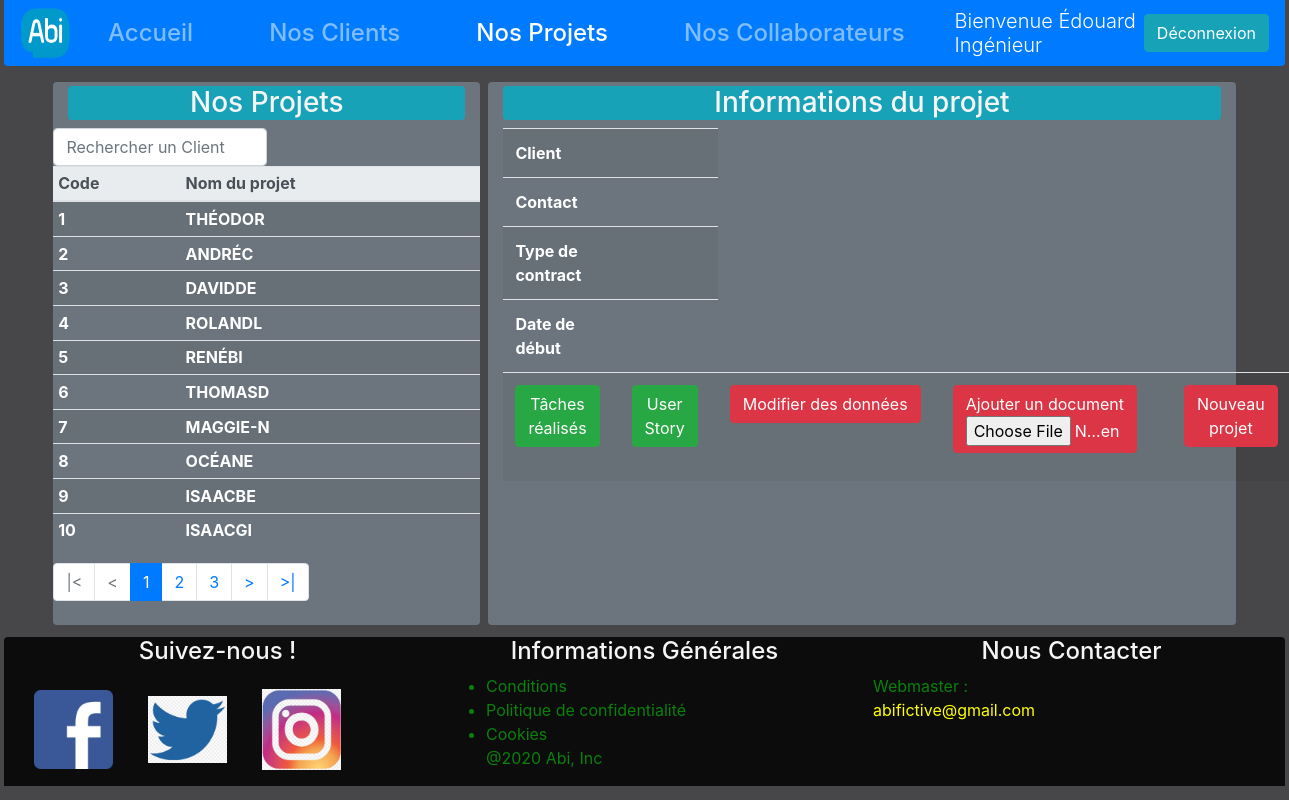
The page /projects (signed in) on the database its author committed.
### tables this page shows
CREATE TABLE `project` (
  `id` int(11) NOT NULL,
  `shortname` varchar(10) DEFAULT NULL,
  `fullname` varchar(70) NOT NULL,
  `type` varchar(45) DEFAULT NULL,
  `started` datetime NOT NULL,
  `customer_id` int(11) DEFAULT NULL
);

### src/Controller/Controller.php (called while the page is built, shortened)
<?php
abstract class Controller
{
    public static function projectsController()
    {
        $projectRepository = new ProjectRepository();
        $arraysult = $projectRepository->paginate('shortname');
        if(isset($_GET['search'])) {
            $projects = $projectRepository->searching($_GET['search'],["id"=>"ASC"],$arraysult[0], $arraysult[1],'shortname');
        }
        else {
            $projects = $projectRepository->findBy([],["id"=>"ASC"],$arraysult[0], $arraysult[1]);
        }
        $currentPage = $arraysult[2];
        $pages = $arraysult[3];
        include '../templates/projects.php';
    }
}

### public/index.php (called while the page is built, shortened)
<?php
$uri = $_SERVER["REQUEST_URI"];
$uri = substr($uri, 1);
$uri = $uri . "Controller";
if($uri ==="Controller"){
    Controller::homeController();
} else if (method_exists('App\Controller\Controller', $uri)) {
    Controller::$uri();
} else {
    Controller::error404Controller();
}

### src/Repository/Repository.php (called while the page is built, shortened)
<?php
abstract class Repository {
    protected PDO $pdo;
    private string $table;
    private string $classname;
    public function __construct(string $classname)
    {
        $this->pdo = new PDO (DbConfig::DSN, DbConfig::USERNAME, DbConfig::PASSWORD);
        $this->classname = $classname;
        $this->table = strtolower($classname);
    }
    public function findBy(array $criteria, array $orderBy = null, int $limit = null, int $offset = null)
    {
        $params = array_values($criteria);
        if (!empty($criteria)) {
            $criteria = " WHERE " . join(" AND ", array_map(fn($key) => "$key = ?", array_keys($criteria)));
        } else {
            $criteria = null;
        }
        if ($orderBy) $orderBy = " ORDER BY " . join(", ", array_map(fn($key, $value) => "$key $value", array_keys($orderBy), array_values($orderBy)));
        if ($limit) $limit = " LIMIT $limit";
        $sql = "SELECT * FROM $this->table $criteria $orderBy $limit $offset";
        $query = $this->pdo->prepare($sql);
        $query->execute($params);
        return $query->fetchAll(PDO::FETCH_CLASS, "App\Entity\\$this->classname");
    }
    public function paginate($column) {
        if(isset($_GET['page']) && !empty($_GET['page'])){
            $currentPage = (int) strip_tags($_GET['page']);
          }else{
            $currentPage = 1;
          }
          if(isset($_GET['search']) && !empty($_GET['search'])){
            $search = "WHERE $column LIKE '{$_GET['search']}%'";
          }else{
            $search = null;
          }
        $sql = "SELECT COUNT(*) AS nb_rows FROM $this->table $search";
        $query = $this->pdo->prepare($sql);
        $query->execute();
        $result = $query->fetch();
        $nbRows = $result['nb_rows'];
        $nbPerPage = 10;
        $pages = ceil($nbRows/$nbPerPage);
        $first = ($currentPage * $nbPerPage) - $nbPerPage;
        if ($first<1) {
            $first = null;
        }
        return [$nbPerPage, $first, $currentPage, $pages];
    }
}

### src/Entity/Project.php (called while the page is built, shortened)
<?php
class Project
{
    private int $id;
    private string $shortname;
    public function getId()
    {
        return $this->id;
    }
    public function getShortname()
    {
        return $this->shortname;
    }
}

### templates/projects.php (the view, shortened to what this page needs)
<?php
require_once 'skeleton/header.php' ?>
<div class="d-flex flex-column">
    <div class="justify-content-center row my-1 mb-2 mx-1 ">
        <div class="bg-secondary col-md-4 col-12 rounded my-1 mx-1 ">
            <h3 class="bg-info mt-1 rounded text-center ">
                Nos Projets
            </h3>
        <form action="#" method="GET" id="search_projects">
          <div class="row mt-2 mb-2">
            <div class="col-md-6">
              <div class="row">
                <input class="form-control" type="text" placeholder="Rechercher un Client" name ="search" autofocus>
              </div>
            </div>
        </form>
                <table id="table" class="table bg-secondary table-sm table-striped table-hover">
                    <thead class="thead-light">
                        <tr>
                            <th>Code</th>
                            <th>Nom du projet</th>
                        </tr>
                    </thead>
                    <tbody role="button" class="text-white" onclick="">
                        <?php foreach ($projects as $project) : ?>
                            <tr onclick="select_project(<?= $project->getId() ?>)">
                                <th> <?= $project->getId() ?> </th>
                                <th> <?= str_replace("é", "É", $project->getShortname()) ?> </th>
                            </tr>
                        <?php endforeach ?>
                    </tbody>
                </table>
                <nav class=>
      <ul class="pagination justify-content-center">
 <li class="page-item <?= ($currentPage == 1) ? "disabled" : "" ?>">
            <a href="/projects?page=<?= 1 . "&search" . $_GET['search'] ?>" class="page-link"> |< </a>
          </li>
        <li class="page-item <?= ($currentPage == 1) ? "disabled" : "" ?>">
          <a href="/projects?page=<?= ($currentPage - 1) . "&search=" . $_GET['search'] ?>" class="page-link"> < </a>
         </li>
        <?php for ($page = ($currentPage-2);$page < $currentPage+3; $page++) : ?>
          <?php if ($page>0 && $page <= $pages) : ?>
        <li class="page-item <?= ($currentPage == $page) ? "active" : "" ?>">
          <a href="/projects?page=<?= $page . "&search=" . $_GET['search'] ?>" class="page-link"><?= $page ?></a>
        </li>
        <?php endif ?>
      <?php endfor ?>
      <li class="page-item <?= ($currentPage == $pages) ? "disabled" : "" ?>">
        <a href="/projects?page=<?= ($currentPage + 1) . "&search=" . $_GET['search'] ?>" class="page-link"> > </a>
        <li class="page-item <?= ($currentPage == $pages) ? "disabled" : "" ?>">
          <a href="/projects?page=<?= $pages . "&search" . $_GET['search'] ?>" class="page-link"> >| </a>
      </li>
      </ul>
    </nav>
            </div>
        </div>
        <div class="bg-secondary col-md-7 col-12 rounded my-1 mx-1">
            <h3 class="bg-info mt-1 rounded text-center " id="projectName">
                Informations du projet
            </h3>
            <div class="mt-8">
                <table class="table text-white table-striped table">
                    <tbody>
                        <tr>
                            <td scope="row"><strong>Client</strong></td>
                            <td id="projectClient"></td>
                        </tr>
                        <tr>
                            <td scope="row"><strong>Contact</strong></td>
                            <td id="projectContact"></td>
                        </tr>
                        <tr>
                            <td scope="row"><strong>Type de contract</strong></td>
                            <td id="projectContract"></td>
                        </tr>
                        <tr>
                            <td scope="row"><strong>Date de début</strong></td>
                            <td id="projectStart"></td>
                        </tr>
                        <tr>
                            <td>
                                <div class="btn-group-toggle text-center" data-toggle="buttons">
                                    <a href="/projects">
                                        <button type="button" class="btn btn-success mr-2" data-toggle="button" aria-pressed="false">Tâches réalisés</button>
                                    </a>
                                </div>
                            </td>
                            <td>
                                <div class="btn-group-toggle text-center" data-toggle="buttons">
                                    <a href="/projects">
                                        <button type="button" class="btn btn-success mr-2" data-toggle="button" aria-pressed="false"> User Story</button>
                                    </a>
                                </div>
                            </td>
                            <td>
                                <div class="btn-group-toggle text-nowrap text-center" data-toggle="buttons">
                                    <a href="/projects">
                                        <button type="button" class="btn btn-danger mr-2 text-nowrap" data-toggle="button" aria-pressed="false">Modifier des données</button>
                                    </a>
                                </div>
                            </td>
                            <td>
                                <form>
                                    <div class="form-group">
                                        <div class="btn-group-toggle text-nowrap text-center" data-toggle="buttons">
                                            <button type="button" class="btn btn-danger mr-2" data-toggle="button" aria-pressed="false">Ajouter un document<input type="file" class="form-control-file" id="exampleFormControlFile1"></button>
                                        </div>
                                    </div>
                                </form>
                            </td>
                            <td>
                                <div class="col text-center">
                                    <div class="btn-group-toggle " data-toggle="buttons">
                                        <a href="/projects">
                                            <button type="button" class="btn btn-danger mr-2" data-toggle="button" aria-pressed="false">Nouveau projet</button>
                                        </a>
                                    </div>
                                </div>
                            </td>
                        </tr>
                    </tbody>
                </table>
            </div>
        </div>
    </div>
<?php require_once 'skeleton/footer.php' ?>

### public/assets/css/abi_style.css (style rules this page uses)
body { background-color: #474749; }
h3, h4 { color: whitesmoke; }
a, a:hover { color: yellow; }

### rows shown on the page
project: id "1", shortname "THÉODOR"
project: id "2", shortname "ANDRÉC"
project: id "3", shortname "DAVIDDE"
project: id "4", shortname "ROLANDL"
project: id "5", shortname "RENÉBI"
project: id "6", shortname "THOMASD"
project: id "7", shortname "MAGGIE-N"
project: id "8", shortname "OCÉANE"
project: id "9", shortname "ISAACBE"
project: id "10", shortname "ISAACGI"

### other values the page prints
$_SESSION["login"] "Édouard"
$_SESSION["role"] "Ingénieur"
